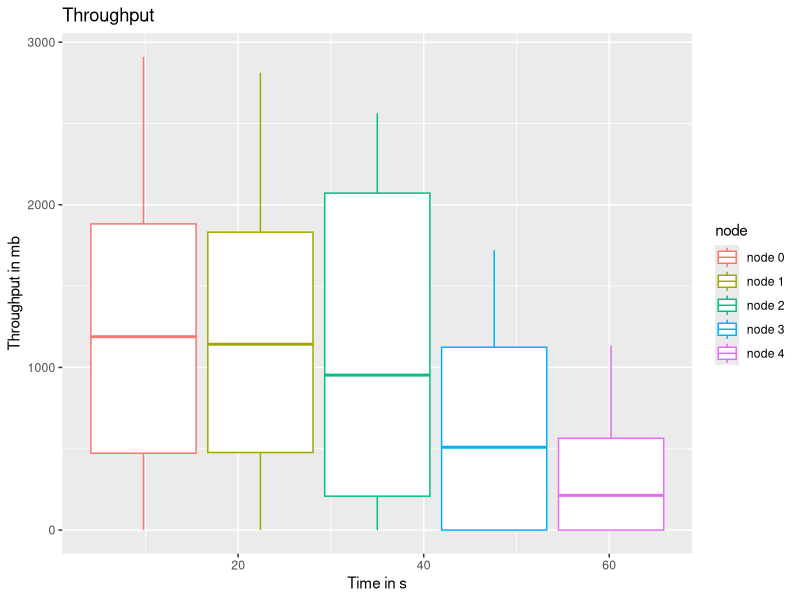

Recreate this plot in R.
library(ggplot2)

pdf(file="ReNe_SoSe_2013_PA2b_943147_boxplot.pdf", onefile=TRUE, pagecentre=TRUE, width=30, height=15)

file <- read.csv(file="./ReNe_SoSe_2013_PA2b_943147_throughput.csv", head=TRUE, sep=",")

print(
    qplot(time,bytes,data=file,geom="boxplot",color=node, xlab="Time in s", ylab="Throughput in mb", main="Throughput")
)
